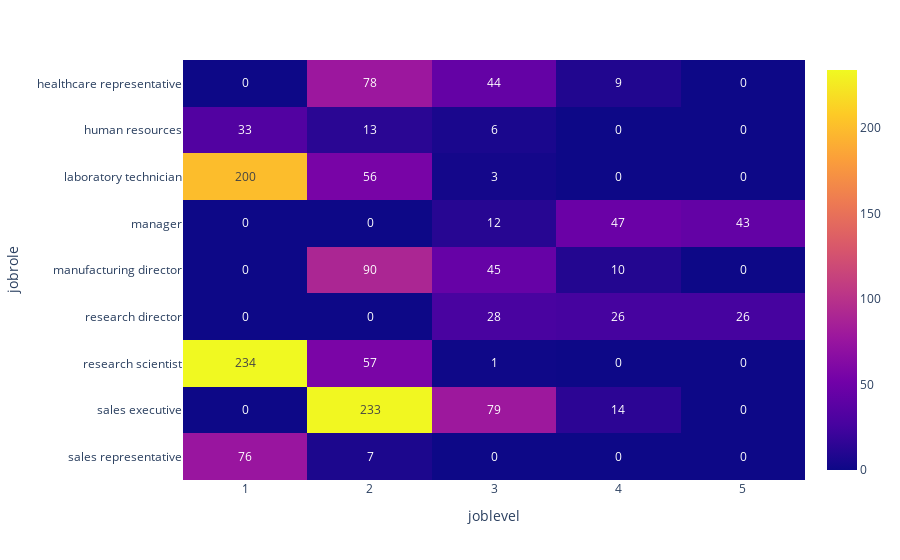

Notebook code for this chart:
### Code cell
px.imshow(pd.crosstab(df['jobrole'], df['joblevel']),
          text_auto=True)

### Figure 1 — Plotly figure (JSON) as saved in the notebook; plotly's stock layout.template omitted (floating-point values rounded to 4 significant figures)
{"data": [{"coloraxis": "coloraxis", "hovertemplate": "joblevel: %{x}<br>jobrole: %{y}<br>color: %{z}<extra></extra>", "name": "0", "texttemplate": "%{z}", "type": "heatmap", "x": [1, 2, 3, 4, 5], "xaxis": "x", "y": ["healthcare representative", "human resources", "laboratory technician", "manager", "manufacturing director", "research director", "research scientist", "sales executive", "sales representative"], "yaxis": "y", "z": [[0, 78, 44, 9, 0], [33, 13, 6, 0, 0], [200, 56, 3, 0, 0], [0, 0, 12, 47, 43], [0, 90, 45, 10, 0], [0, 0, 28, 26, 26], [234, 57, 1, 0, 0], [0, 233, 79, 14, 0], [76, 7, 0, 0, 0]]}], "layout": {"coloraxis": {"colorscale": [[0, "#0d0887"], [0.1111, "#46039f"], [0.2222, "#7201a8"], [0.3333, "#9c179e"], [0.4444, "#bd3786"], [0.5556, "#d8576b"], [0.6667, "#ed7953"], [0.7778, "#fb9f3a"], [0.8889, "#fdca26"], [1, "#f0f921"]]}, "margin": {"t": 60}, "xaxis": {"anchor": "y", "constrain": "domain", "domain": [0, 1], "scaleanchor": "y", "title": {"text": "joblevel"}}, "yaxis": {"anchor": "x", "autorange": "reversed", "constrain": "domain", "domain": [0, 1], "title": {"text": "jobrole"}}}}
